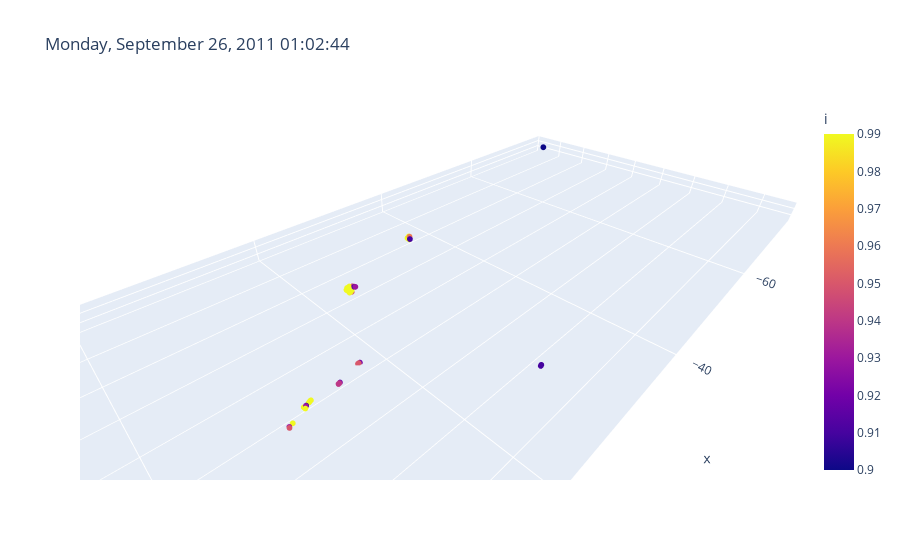

The cell this chart's notebook holds for it:
### Code cell
intense_points.plot(color = "i")

### Figure 1 — Plotly figure (JSON) as saved in the notebook; plotly's stock layout.template omitted (floating-point values rounded to 4 significant figures; data arrays with more than 128 entries replaced by an {"elided": "..."} marker saying what was removed)
{"data": [{"hovertemplate": "<b>%{hovertext}</b><br><br>x=%{x}<br>y=%{y}<br>z=%{z}<br>i=%{marker.color}<extra></extra>", "hovertext": {"elided": "462 str values"}, "legendgroup": "", "marker": {"color": {"elided": "462 float values"}, "coloraxis": "coloraxis", "line": {"width": 0}, "size": 2, "symbol": "circle"}, "mode": "markers", "name": "", "scene": "scene", "showlegend": false, "type": "scatter3d", "x": {"elided": "462 float values"}, "y": {"elided": "462 float values"}, "z": {"elided": "462 float values"}}], "layout": {"coloraxis": {"colorbar": {"title": {"text": "i"}}, "colorscale": [[0, "#0d0887"], [0.1111, "#46039f"], [0.2222, "#7201a8"], [0.3333, "#9c179e"], [0.4444, "#bd3786"], [0.5556, "#d8576b"], [0.6667, "#ed7953"], [0.7778, "#fb9f3a"], [0.8889, "#fdca26"], [1, "#f0f921"]]}, "hovermode": false, "legend": {"tracegroupgap": 0}, "scene": {"aspectmode": "data", "domain": {"x": [0, 1], "y": [0, 1]}, "xaxis": {"title": {"text": "x"}}, "yaxis": {"title": {"text": "y"}}, "zaxis": {"title": {"text": "z"}}}, "title": {"text": "Monday, September 26, 2011 01:02:44"}}}
